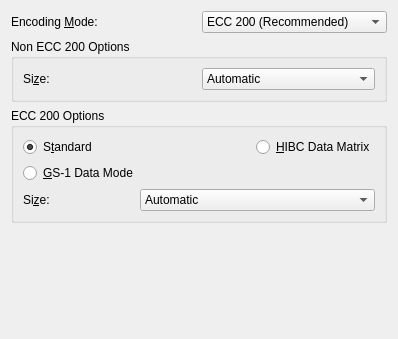
<ui version="4.0" >
 <class>grpDM</class>
 <widget class="QWidget" name="grpDM" >
  <property name="geometry" >
   <rect>
    <x>0</x>
    <y>0</y>
    <width>398</width>
    <height>339</height>
   </rect>
  </property>
  <property name="windowTitle" >
   <string>Form</string>
  </property>
  <layout class="QVBoxLayout" name="verticalLayout" >
   <item>
    <layout class="QGridLayout" name="gridLayout_3" >
     <item row="0" column="0" >
      <layout class="QHBoxLayout" name="horizontalLayout" >
       <item>
        <widget class="QLabel" name="label" >
         <property name="text" >
          <string>Encoding &amp;Mode:</string>
         </property>
         <property name="buddy" >
          <cstring>cmbDMMode</cstring>
         </property>
        </widget>
       </item>
       <item>
        <widget class="QComboBox" name="cmbDMMode" >
         <item>
          <property name="text" >
           <string>ECC 200 (Recommended)</string>
          </property>
         </item>
         <item>
          <property name="text" >
           <string>ECC 000</string>
          </property>
         </item>
         <item>
          <property name="text" >
           <string>ECC 050</string>
          </property>
         </item>
         <item>
          <property name="text" >
           <string>ECC 080</string>
          </property>
         </item>
         <item>
          <property name="text" >
           <string>ECC 100</string>
          </property>
         </item>
         <item>
          <property name="text" >
           <string>ECC 140</string>
          </property>
         </item>
        </widget>
       </item>
      </layout>
     </item>
     <item row="1" column="0" >
      <widget class="QGroupBox" name="grpDMNon200" >
       <property name="title" >
        <string>Non ECC 200 Options</string>
       </property>
       <layout class="QGridLayout" name="gridLayout_2" >
        <item row="0" column="0" >
         <widget class="QLabel" name="lblDMNon200Size" >
          <property name="text" >
           <string>Si&amp;ze:</string>
          </property>
          <property name="alignment" >
           <set>Qt::AlignLeading|Qt::AlignLeft|Qt::AlignVCenter</set>
          </property>
          <property name="buddy" >
           <cstring>cmbDMNon200Size</cstring>
          </property>
         </widget>
        </item>
        <item row="0" column="1" >
         <widget class="QComboBox" name="cmbDMNon200Size" >
          <item>
           <property name="text" >
            <string>Automatic</string>
           </property>
          </item>
          <item>
           <property name="text" >
            <string>9 x 9</string>
           </property>
          </item>
          <item>
           <property name="text" >
            <string>11 x 11</string>
           </property>
          </item>
          <item>
           <property name="text" >
            <string>13 x 13</string>
           </property>
          </item>
          <item>
           <property name="text" >
            <string>15 x 15</string>
           </property>
          </item>
          <item>
           <property name="text" >
            <string>17 x 17</string>
           </property>
          </item>
          <item>
           <property name="text" >
            <string>19 x 19</string>
           </property>
          </item>
          <item>
           <property name="text" >
            <string>21 x 21</string>
           </property>
          </item>
          <item>
           <property name="text" >
            <string>23 x 23</string>
           </property>
          </item>
          <item>
           <property name="text" >
            <string>25 x 25</string>
           </property>
          </item>
          <item>
           <property name="text" >
            <string>27 x 27</string>
           </property>
          </item>
          <item>
           <property name="text" >
            <string>29 x 29</string>
           </property>
          </item>
          <item>
           <property name="text" >
            <string>31 x 31</string>
           </property>
          </item>
          <item>
           <property name="text" >
            <string>33 x 33</string>
           </property>
          </item>
          <item>
           <property name="text" >
            <string>35 x 35</string>
           </property>
          </item>
          <item>
           <property name="text" >
            <string>37 x 37</string>
           </property>
          </item>
          <item>
           <property name="text" >
            <string>39 x 39</string>
           </property>
          </item>
          <item>
           <property name="text" >
            <string>41 x 41</string>
           </property>
          </item>
          <item>
           <property name="text" >
            <string>43 x 43</string>
           </property>
          </item>
          <item>
           <property name="text" >
            <string>45 x 45</string>
           </property>
          </item>
          <item>
           <property name="text" >
            <string>47 x 47</string>
           </property>
          </item>
          <item>
           <property name="text" >
            <string>49 x 49</string>
           </property>
          </item>
         </widget>
        </item>
       </layout>
      </widget>
     </item>
     <item row="2" column="0" >
      <widget class="QGroupBox" name="grpDM200" >
       <property name="title" >
        <string>ECC 200 Options</string>
       </property>
       <layout class="QGridLayout" name="gridLayout" >
        <item row="0" column="0" >
         <widget class="QRadioButton" name="radDM200Stand" >
          <property name="text" >
           <string>S&amp;tandard</string>
          </property>
          <property name="checked" >
           <bool>true</bool>
          </property>
         </widget>
        </item>
        <item row="0" column="2" >
         <widget class="QRadioButton" name="radDM200HIBC" >
          <property name="text" >
           <string>&amp;HIBC Data Matrix</string>
          </property>
         </widget>
        </item>
        <item row="1" column="0" colspan="2" >
         <widget class="QRadioButton" name="radDM200GS1" >
          <property name="text" >
           <string>&amp;GS-1 Data Mode</string>
          </property>
         </widget>
        </item>
        <item row="2" column="0" >
         <widget class="QLabel" name="lblDM200Size" >
          <property name="text" >
           <string>Si&amp;ze:</string>
          </property>
          <property name="buddy" >
           <cstring>cmbDM200Size</cstring>
          </property>
         </widget>
        </item>
        <item row="2" column="1" colspan="2" >
         <widget class="QComboBox" name="cmbDM200Size" >
          <item>
           <property name="text" >
            <string>Automatic</string>
           </property>
          </item>
          <item>
           <property name="text" >
            <string>10 x 10</string>
           </property>
          </item>
          <item>
           <property name="text" >
            <string>12 x 12</string>
           </property>
          </item>
          <item>
           <property name="text" >
            <string>14 x 14</string>
           </property>
          </item>
          <item>
           <property name="text" >
            <string>16 x 16</string>
           </property>
          </item>
          <item>
           <property name="text" >
            <string>18 x 18</string>
           </property>
          </item>
          <item>
           <property name="text" >
            <string>20 x 20</string>
           </property>
          </item>
          <item>
           <property name="text" >
            <string>22 x 22</string>
           </property>
          </item>
          <item>
           <property name="text" >
            <string>24 x 24</string>
           </property>
          </item>
          <item>
           <property name="text" >
            <string>26 x 26</string>
           </property>
          </item>
          <item>
           <property name="text" >
            <string>32 x 32</string>
           </property>
          </item>
          <item>
           <property name="text" >
            <string>36 x 36</string>
           </property>
          </item>
          <item>
           <property name="text" >
            <string>40 x 40</string>
           </property>
          </item>
          <item>
           <property name="text" >
            <string>44 x 44</string>
           </property>
          </item>
          <item>
           <property name="text" >
            <string>48 x 48</string>
           </property>
          </item>
          <item>
           <property name="text" >
            <string>52 x 52</string>
           </property>
          </item>
          <item>
           <property name="text" >
            <string>64 x 64</string>
           </property>
          </item>
          <item>
           <property name="text" >
            <string>72 x 72</string>
           </property>
          </item>
          <item>
           <property name="text" >
            <string>80 x 80</string>
           </property>
          </item>
          <item>
           <property name="text" >
            <string>88 x 88</string>
           </property>
          </item>
          <item>
           <property name="text" >
            <string>96 x 96</string>
           </property>
          </item>
          <item>
           <property name="text" >
            <string>104 x 104</string>
           </property>
          </item>
          <item>
           <property name="text" >
            <string>120 x 120</string>
           </property>
          </item>
          <item>
           <property name="text" >
            <string>132 x 132</string>
           </property>
          </item>
          <item>
           <property name="text" >
            <string>144 x 144</string>
           </property>
          </item>
          <item>
           <property name="text" >
            <string>8 x 18</string>
           </property>
          </item>
          <item>
           <property name="text" >
            <string>8 x 32</string>
           </property>
          </item>
          <item>
           <property name="text" >
            <string>12 x 26</string>
           </property>
          </item>
          <item>
           <property name="text" >
            <string>12 x 36</string>
           </property>
          </item>
          <item>
           <property name="text" >
            <string>16 x 36</string>
           </property>
          </item>
          <item>
           <property name="text" >
            <string>16 x 48</string>
           </property>
          </item>
         </widget>
        </item>
       </layout>
      </widget>
     </item>
    </layout>
   </item>
   <item>
    <spacer name="verticalSpacer" >
     <property name="orientation" >
      <enum>Qt::Vertical</enum>
     </property>
     <property name="sizeHint" stdset="0" >
      <size>
       <width>20</width>
       <height>71</height>
      </size>
     </property>
    </spacer>
   </item>
  </layout>
 </widget>
 <resources/>
 <connections/>
</ui>
